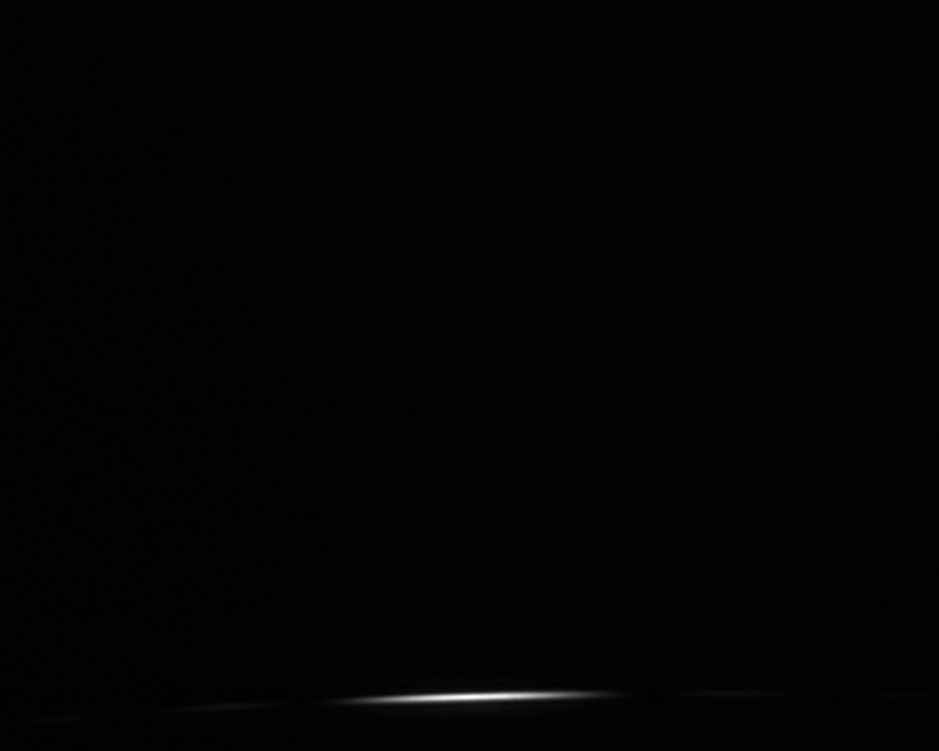
#> input picture test7.tif, 939 x 751 px, shrunk from 1280 x 1024 before the run; the run also reads 1 picture not shown here
$ python SelectCourbe.py
#> lines starting #> are read from the running program, lines starting #| are printed output that depends on the picture
import matplotlib.pyplot as plt
import matplotlib.image as mpimg
import os
import numpy as np

# Code (lab 6, interférence et diffraction) pour lire un image (et le bruit de fond) et extraire une courbe d'intensité en fonction de position sur le caméra.
# La position sur le caméra est en termes de pixel, il faut multiplier avec la taille de pixel pour la distance en m.
# Vous devez éditer ce fichier pour identifier les noms des images à évaluer et le nom du fichier à sauvegarder


if __name__ == '__main__':
        # Définitions
        imagename   ='test7.tif'		# image à évaluer (inclure "path" si ailleurs)
        bruitdefond ='bruit7.tif'	        # image du bruit de fond associé (inclure "path" si ailleurs)
        filename    ='test7.txt'           # nom de ficher pour écrire la courbe extrait des images
        # Lire les images
        image1      = mpimg.imread(imagename) 	#lire l'image imagename
#> image1 is the input picture: shape (751, 939, 4); mean R, G, B, A 2.4, 2.4, 2.4, 255
        image1      = image1[:,:,0]
#> image1: shape (751, 939)
        image1      = np.float64(image1) 	# la convertir en format double
        bkgnd       = mpimg.imread(bruitdefond) # lire l'image de bruit de fond
        bkgnd       = bkgnd[:,:,0]
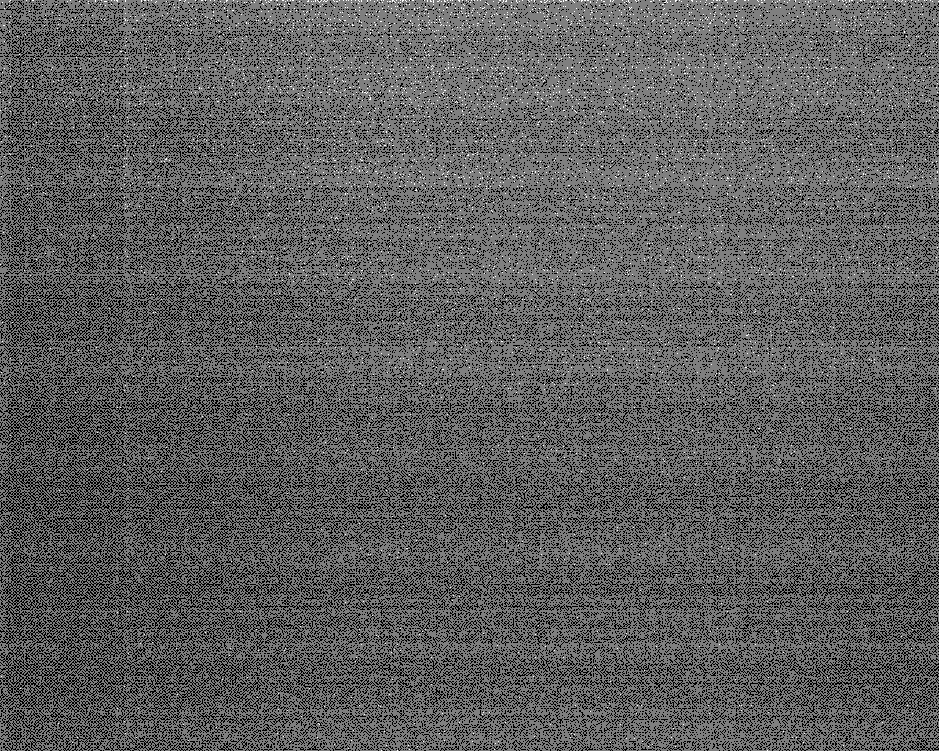
#> bkgnd: shape (751, 939); min 1, max 3, mean 1.74; drawn with min black and max white
        bkgnd       = np.float64(bkgnd) 	# la convertir en format double

        # Vérifie qu'il n'y a pas de données saturées dans l'image
        # Le numériseur donne des intensités qui varient entre 0 (noir) à 255 (blanc) et il est important qu'aucun des pics ne soit saturé.
        if (np.max(image1) == 255):
                print("\n ATTENTION: votre image comprend des données saturées.")
                print("Il serait préférable de reprendre de nouvelles données.\n")

        cimage1     = image1-bkgnd 		# corriger l'image
        plt.imshow(cimage1) 			# montrer l'image

        # Choisir la région d’interêt pour sommer le signal du patron selon les colonnes
        # print("Cliquez une premiere fois n'importe où sur la fenêtre pour l'activer")
        print("Cliquez ensuite deux fois (haut et bas) pour sélectionner la région de l'image à intégrer")

#> (the run stopped early here; a loop or call above may not have finished)
